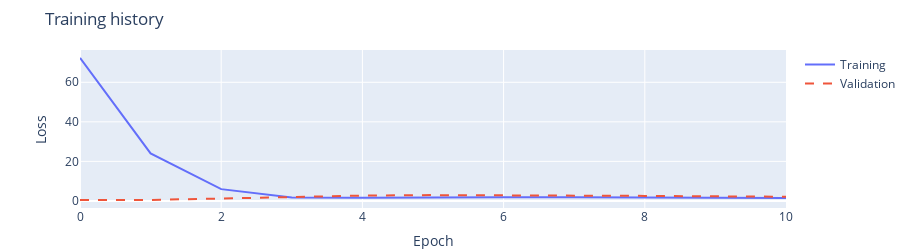
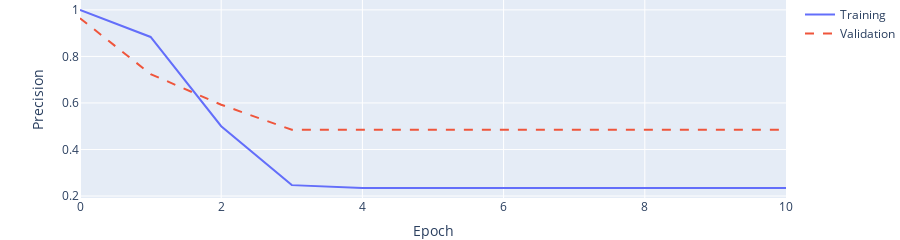
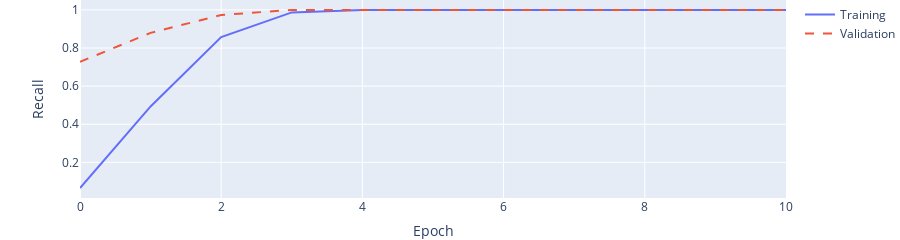
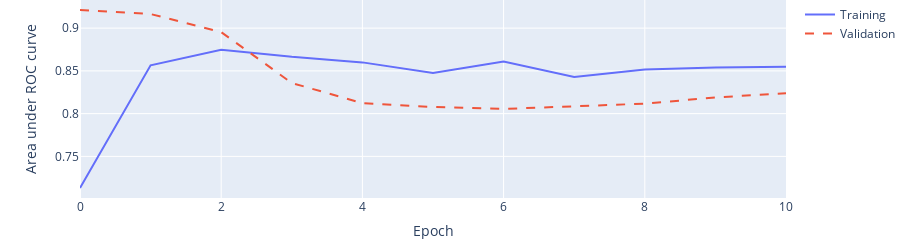

These figures' notebook cell, in order:
### Markdown cell above
Below is a plot of each of the metrics we are tracking over the course of the training. We'll dive into some of these metrics in the next section when we evaluate how the model performs on the test set.

### Code cell
res = []

metrics_to_plot = [
    ("loss", "Loss"),
    ("precision", "Precision"),
    ("recall", "Recall"),
    ("AUC", "Area under ROC curve"),
    ("prc", "Area under PR curve"),
]
fig = make_subplots(rows=len(metrics_to_plot), cols=1)

for metric, name in metrics_to_plot:
    fig = go.Figure(
        data=[
            go.Scatter(
                x=training_history.epoch,
                y=training_history.history[metric],
                mode="lines",
                name="Training",
            ),
            go.Scatter(
                x=training_history.epoch,
                y=training_history.history["val_" + metric],
                mode="lines",
                line={"dash": "dash"},
                name="Validation",
            ),
        ]
    )
    fig.update_yaxes(title=name)
    fig.update_xaxes(title="Epoch")

    if (metric, name) == metrics_to_plot[0]:
        fig.update_layout(
            height=250, title="Training history", margin={"b": 0, "t": 50}
        )
    else:
        fig.update_layout(height=200, margin={"b": 0, "t": 0})
    fig.show()

### Figure 1 — Plotly figure (JSON) as saved in the notebook; plotly's stock layout.template omitted (floating-point values rounded to 4 significant figures)
{"data": [{"mode": "lines", "name": "Training", "type": "scatter", "x": [0, 1, 2, 3, 4, 5, 6, 7, 8, 9, 10], "y": [72.34, 24.02, 5.953, 1.686, 1.563, 1.823, 1.869, 1.83, 1.701, 1.606, 1.518]}, {"line": {"dash": "dash"}, "mode": "lines", "name": "Validation", "type": "scatter", "x": [0, 1, 2, 3, 4, 5, 6, 7, 8, 9, 10], "y": [0.4093, 0.501, 1.195, 2.088, 2.69, 2.94, 2.925, 2.762, 2.533, 2.314, 2.126]}], "layout": {"height": 250, "margin": {"b": 0, "t": 50}, "title": {"text": "Training history"}, "xaxis": {"title": {"text": "Epoch"}}, "yaxis": {"title": {"text": "Loss"}}}}

### Figure 2 — Plotly figure (JSON) as saved in the notebook; plotly's stock layout.template omitted (floating-point values rounded to 4 significant figures)
{"data": [{"mode": "lines", "name": "Training", "type": "scatter", "x": [0, 1, 2, 3, 4, 5, 6, 7, 8, 9, 10], "y": [1, 0.8837, 0.5, 0.2468, 0.234, 0.234, 0.234, 0.234, 0.234, 0.234, 0.234]}, {"line": {"dash": "dash"}, "mode": "lines", "name": "Validation", "type": "scatter", "x": [0, 1, 2, 3, 4, 5, 6, 7, 8, 9, 10], "y": [0.9645, 0.7243, 0.5924, 0.4848, 0.4848, 0.4848, 0.4848, 0.4848, 0.4848, 0.4848, 0.4848]}], "layout": {"height": 200, "margin": {"b": 0, "t": 0}, "xaxis": {"title": {"text": "Epoch"}}, "yaxis": {"title": {"text": "Precision"}}}}

### Figure 3 — Plotly figure (JSON) as saved in the notebook; plotly's stock layout.template omitted (floating-point values rounded to 4 significant figures)
{"data": [{"mode": "lines", "name": "Training", "type": "scatter", "x": [0, 1, 2, 3, 4, 5, 6, 7, 8, 9, 10], "y": [0.06494, 0.4935, 0.8571, 0.987, 1, 1, 1, 1, 1, 1, 1]}, {"line": {"dash": "dash"}, "mode": "lines", "name": "Validation", "type": "scatter", "x": [0, 1, 2, 3, 4, 5, 6, 7, 8, 9, 10], "y": [0.7277, 0.8795, 0.9732, 1, 1, 1, 1, 1, 1, 1, 1]}], "layout": {"height": 200, "margin": {"b": 0, "t": 0}, "xaxis": {"title": {"text": "Epoch"}}, "yaxis": {"title": {"text": "Recall"}}}}

### Figure 4 — Plotly figure (JSON) as saved in the notebook; plotly's stock layout.template omitted (floating-point values rounded to 4 significant figures)
{"data": [{"mode": "lines", "name": "Training", "type": "scatter", "x": [0, 1, 2, 3, 4, 5, 6, 7, 8, 9, 10], "y": [0.7129, 0.8565, 0.8748, 0.8664, 0.86, 0.8475, 0.8609, 0.8429, 0.8515, 0.8541, 0.8548]}, {"line": {"dash": "dash"}, "mode": "lines", "name": "Validation", "type": "scatter", "x": [0, 1, 2, 3, 4, 5, 6, 7, 8, 9, 10], "y": [0.9213, 0.9165, 0.8954, 0.8358, 0.8123, 0.8077, 0.8055, 0.8086, 0.8117, 0.8189, 0.8239]}], "layout": {"height": 200, "margin": {"b": 0, "t": 0}, "xaxis": {"title": {"text": "Epoch"}}, "yaxis": {"title": {"text": "Area under ROC curve"}}}}
